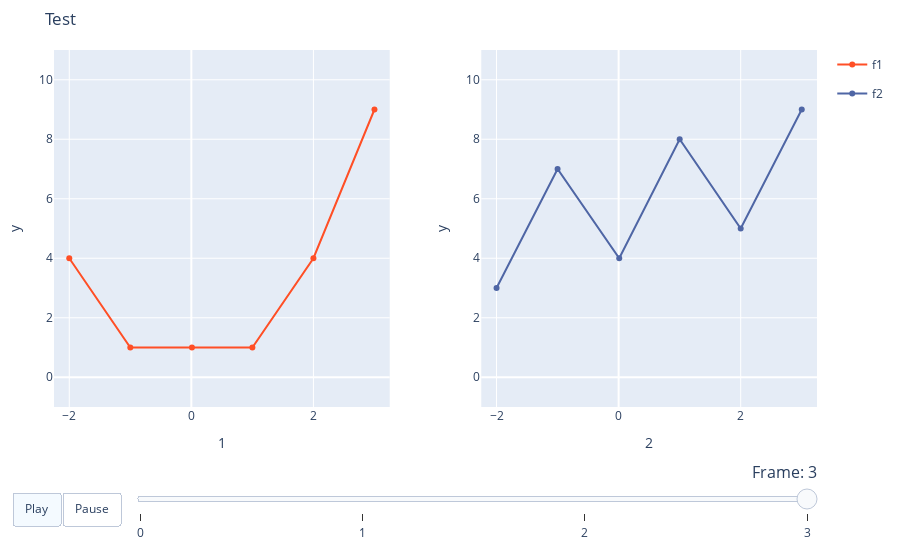

Source (notebook cell):
### Code cell
fig = dict(
    layout = dict(
        xaxis1 = {'domain': [0.0, 0.44], 'anchor': 'y1', 'title': '1', 'range': [-2.25, 3.25]},
        yaxis1 = {'domain': [0.0, 1.0], 'anchor': 'x1', 'title': 'y', 'range': [-1, 11]},
        xaxis2 = {'domain': [0.56, 1.0], 'anchor': 'y2', 'title': '2', 'range': [-2.25, 3.25]},
        yaxis2 = {'domain': [0.0, 1.0], 'anchor': 'x2', 'title': 'y', 'range': [-1, 11]},
        title  = 'Test',
        margin = {'t': 50, 'b': 50, 'l': 50, 'r': 50},
        updatemenus = [{'buttons': [{'args': [['0', '1', '2', '3'], {'frame': {'duration': 500.0, 'redraw': False}, 'fromcurrent': True, 'transition': {'duration': 0, 'easing': 'linear'}}], 'label': 'Play', 'method': 'animate'}, {'args': [[None], {'frame': {'duration': 0, 'redraw': False}, 'mode': 'immediate', 'transition': {'duration': 0}}], 'label': 'Pause', 'method': 'animate'}], 'direction': 'left', 'pad': {'r': 10, 't': 85}, 'showactive': True, 'type': 'buttons', 'x': 0.1, 'y': 0, 'xanchor': 'right', 'yanchor': 'top'}],
        sliders = [{'yanchor': 'top', 'xanchor': 'left', 'currentvalue': {'font': {'size': 16}, 'prefix': 'Frame: ', 'visible': True, 'xanchor': 'right'}, 'transition': {'duration': 500.0, 'easing': 'linear'}, 'pad': {'b': 10, 't': 50}, 'len': 0.9, 'x': 0.1, 'y': 0, 
                    'steps': [{'args': [['0'], {'frame': {'duration': 500.0, 'easing': 'linear', 'redraw': False}, 'transition': {'duration': 0, 'easing': 'linear'}}], 'label': '0', 'method': 'animate'}, 
                              {'args': [['1'], {'frame': {'duration': 500.0, 'easing': 'linear', 'redraw': False}, 'transition': {'duration': 0, 'easing': 'linear'}}], 'label': '1', 'method': 'animate'}, 
                              {'args': [['2'], {'frame': {'duration': 500.0, 'easing': 'linear', 'redraw': False}, 'transition': {'duration': 0, 'easing': 'linear'}}], 'label': '2', 'method': 'animate'},
                              {'args': [['3'], {'frame': {'duration': 500.0, 'easing': 'linear', 'redraw': False}, 'transition': {'duration': 0, 'easing': 'linear'}}], 'label': '3', 'method': 'animate'}, 
                    ]}]
    ),

    data = [
        {'type': 'scatter', 'name': 'f1', 'x': [-2.  , -1.  ,  0.01,  1.  ,  2.  ,  3.  ], 'y': [  4,   1,   1, 1,   4,   9], 'hoverinfo': 'name+text', 'marker': {'opacity': 1.0, 'symbol': 'circle', 'line': {'width': 0, 'color': 'rgba(50,50,50,0.8)'}}, 'line': {'color': 'rgba(255,79,38,1.000000)'}, 'mode': 'markers+lines', 'fillcolor': 'rgba(255,79,38,0.600000)', 'legendgroup': 'f1', 'showlegend': True, 'xaxis': 'x1', 'yaxis': 'y1'},
        {'type': 'scatter', 'name': 'f2', 'x': [-2.  , -1.  ,  0.01,  1.  ,  2.  ,  3.  ], 'y': [  2.5,   1,   1, 1,   2.5,   1], 'hoverinfo': 'name+text', 'marker': {'opacity': 1.0, 'symbol': 'circle', 'line': {'width': 0, 'color': 'rgba(50,50,50,0.8)'}}, 'line': {'color': 'rgba(79,102,165,1.000000)'}, 'mode': 'markers+lines', 'fillcolor': 'rgba(79,102,165,0.600000)', 'legendgroup': 'f2', 'showlegend': True, 'xaxis': 'x2', 'yaxis': 'y2'},
    ],

    frames = [
        {'name' : '0', 'layout' : {},
         'data': [
             {'type': 'scatter', 'name': 'f1', 'x': [-2.  , -1.  ,  0.01,  1.  ,  2.  ,  3.  ], 'y': [  5,   8,   3, 2,   4,   0], 'hoverinfo': 'name+text', 'marker': {'opacity': 1.0, 'symbol': 'circle', 'line': {'width': 0, 'color': 'rgba(50,50,50,0.8)'}}, 'line': {'color': 'rgba(255,79,38,1.000000)'}, 'mode': 'markers+lines', 'fillcolor': 'rgba(255,79,38,0.600000)', 'legendgroup': 'f1', 'showlegend': True, 'xaxis': 'x1', 'yaxis': 'y1'}, 
             {'type': 'scatter', 'name': 'f2', 'x': [-2.  , -1.  ,  0.01,  1.  ,  2.  ,  3.  ], 'y': [  3,   7,   4, 8,   5,   9], 'hoverinfo': 'name+text', 'marker': {'opacity': 1.0, 'symbol': 'circle', 'line': {'width': 0, 'color': 'rgba(50,50,50,0.8)'}}, 'line': {'color': 'rgba(79,102,165,1.000000)'}, 'mode': 'markers+lines', 'fillcolor': 'rgba(79,102,165,0.600000)', 'legendgroup': 'f2', 'showlegend': True, 'xaxis': 'x2', 'yaxis': 'y2'}],
        },

        {'name' : '1', 'layout' : {},
         'data': [
             {'type': 'scatter', 'name': 'f1', 'x': [-2.  , -1.  ,  0.01,  1.  ,  2.  ,  3.  ], 'y': [  4,   1,   1, 1,   4,   9], 'hoverinfo': 'name+text', 'marker': {'opacity': 1.0, 'symbol': 'circle', 'line': {'width': 0, 'color': 'rgba(50,50,50,0.8)'}}, 'line': {'color': 'rgba(255,79,38,1.000000)'}, 'mode': 'markers+lines', 'fillcolor': 'rgba(255,79,38,0.600000)', 'legendgroup': 'f1', 'showlegend': True, 'xaxis': 'x1', 'yaxis': 'y1'}, 
             {'type': 'scatter', 'name': 'f2', 'x': [-2.  , -1.  ,  0.01,  1.  ,  2.  ,  3.  ], 'y': [  2.5,   1,   1, 1,   2.5,   1], 'hoverinfo': 'name+text', 'marker': {'opacity': 1.0, 'symbol': 'circle', 'line': {'width': 0, 'color': 'rgba(50,50,50,0.8)'}}, 'line': {'color': 'rgba(79,102,165,1.000000)'}, 'mode': 'markers+lines', 'fillcolor': 'rgba(79,102,165,0.600000)', 'legendgroup': 'f2', 'showlegend': True, 'xaxis': 'x2', 'yaxis': 'y2'}],
        },

        {'name' : '2', 'layout' : {},
         'data': [
             {'type': 'scatter', 'name': 'f1', 'x': [-2.  , -1.  ,  0.01,  1.  ,  2.  ,  3.  ], 'y': [  5,   8,   3, 2,   4,   0], 'hoverinfo': 'name+text', 'marker': {'opacity': 1.0, 'symbol': 'circle', 'line': {'width': 0, 'color': 'rgba(50,50,50,0.8)'}}, 'line': {'color': 'rgba(255,79,38,1.000000)'}, 'mode': 'markers+lines', 'fillcolor': 'rgba(255,79,38,0.600000)', 'legendgroup': 'f1', 'showlegend': True, 'xaxis': 'x1', 'yaxis': 'y1'}, 
             {'type': 'scatter', 'name': 'f2', 'x': [-2.  , -1.  ,  0.01,  1.  ,  2.  ,  3.  ], 'y': [  3,   7,   4, 8,   5,   9], 'hoverinfo': 'name+text', 'marker': {'opacity': 1.0, 'symbol': 'circle', 'line': {'width': 0, 'color': 'rgba(50,50,50,0.8)'}}, 'line': {'color': 'rgba(79,102,165,1.000000)'}, 'mode': 'markers+lines', 'fillcolor': 'rgba(79,102,165,0.600000)', 'legendgroup': 'f2', 'showlegend': True, 'xaxis': 'x2', 'yaxis': 'y2'}],
        },

        {'name' : '3', 'layout' : {},
         'data': [
             {'type': 'scatter', 'name': 'f1', 'x': [-2.  , -1.  ,  0.01,  1.  ,  2.  ,  3.  ], 'y': [  4,   1,   1, 1,   4,   9], 'hoverinfo': 'name+text', 'marker': {'opacity': 1.0, 'symbol': 'circle', 'line': {'width': 0, 'color': 'rgba(50,50,50,0.8)'}}, 'line': {'color': 'rgba(255,79,38,1.000000)'}, 'mode': 'markers+lines', 'fillcolor': 'rgba(255,79,38,0.600000)', 'legendgroup': 'f1', 'showlegend': True, 'xaxis': 'x1', 'yaxis': 'y1'}, 
             {'type': 'scatter', 'name': 'f2', 'x': [-2.  , -1.  ,  0.01,  1.  ,  2.  ,  3.  ], 'y': [  2.5,   1,   1, 1,   2.5,   1], 'hoverinfo': 'name+text', 'marker': {'opacity': 1.0, 'symbol': 'circle', 'line': {'width': 0, 'color': 'rgba(50,50,50,0.8)'}}, 'line': {'color': 'rgba(79,102,165,1.000000)'}, 'mode': 'markers+lines', 'fillcolor': 'rgba(79,102,165,0.600000)', 'legendgroup': 'f2', 'showlegend': True, 'xaxis': 'x2', 'yaxis': 'y2'}
         ],
        }
    ]
)

fig = go.Figure(fig)
fig

### Figure 1 — Plotly figure (JSON) as saved in the notebook; plotly's stock layout.template omitted (floating-point values rounded to 4 significant figures)
{"data": [{"fillcolor": "rgba(255,79,38,0.600000)", "hoverinfo": "name+text", "legendgroup": "f1", "line": {"color": "rgba(255,79,38,1.000000)"}, "marker": {"line": {"color": "rgba(50,50,50,0.8)", "width": 0}, "opacity": 1, "symbol": "circle"}, "mode": "markers+lines", "name": "f1", "showlegend": true, "type": "scatter", "x": [-2, -1, 0.01, 1, 2, 3], "xaxis": "x", "y": [4, 1, 1, 1, 4, 9], "yaxis": "y"}, {"fillcolor": "rgba(79,102,165,0.600000)", "hoverinfo": "name+text", "legendgroup": "f2", "line": {"color": "rgba(79,102,165,1.000000)"}, "marker": {"line": {"color": "rgba(50,50,50,0.8)", "width": 0}, "opacity": 1, "symbol": "circle"}, "mode": "markers+lines", "name": "f2", "showlegend": true, "type": "scatter", "x": [-2, -1, 0.01, 1, 2, 3], "xaxis": "x2", "y": [3, 7, 4, 8, 5, 9], "yaxis": "y2"}], "layout": {"autosize": true, "margin": {"b": 50, "l": 50, "r": 50, "t": 50}, "sliders": [{"active": 3, "currentvalue": {"font": {"size": 16}, "prefix": "Frame: ", "visible": true, "xanchor": "right"}, "len": 0.9, "pad": {"b": 10, "t": 50}, "steps": [{"args": [["0"], {"frame": {"duration": 500, "easing": "linear", "redraw": false}, "transition": {"duration": 0, "easing": "linear"}}], "label": "0", "method": "animate"}, {"args": [["1"], {"frame": {"duration": 500, "easing": "linear", "redraw": false}, "transition": {"duration": 0, "easing": "linear"}}], "label": "1", "method": "animate"}, {"args": [["2"], {"frame": {"duration": 500, "easing": "linear", "redraw": false}, "transition": {"duration": 0, "easing": "linear"}}], "label": "2", "method": "animate"}, {"args": [["3"], {"frame": {"duration": 500, "easing": "linear", "redraw": false}, "transition": {"duration": 0, "easing": "linear"}}], "label": "3", "method": "animate"}], "transition": {"duration": 500, "easing": "linear"}, "x": 0.1, "xanchor": "left", "y": 0, "yanchor": "top"}], "title": {"text": "Test"}, "updatemenus": [{"buttons": [{"args": [["0", "1", "2", "3"], {"frame": {"duration": 500, "redraw": false}, "fromcurrent": true, "transition": {"duration": 0, "easing": "linear"}}], "label": "Play", "method": "animate"}, {"args": [[null], {"frame": {"duration": 0, "redraw": false}, "mode": "immediate", "transition": {"duration": 0}}], "label": "Pause", "method": "animate"}], "direction": "left", "pad": {"r": 10, "t": 85}, "showactive": true, "type": "buttons", "x": 0.1, "xanchor": "right", "y": 0, "yanchor": "top"}], "xaxis": {"anchor": "y", "domain": [0, 0.44], "range": [-2.25, 3.25], "title": {"text": "1"}, "type": "linear"}, "xaxis2": {"anchor": "y2", "domain": [0.56, 1], "range": [-2.25, 3.25], "title": {"text": "2"}, "type": "linear"}, "yaxis": {"anchor": "x", "domain": [0, 1], "range": [-1, 11], "title": {"text": "y"}, "type": "linear"}, "yaxis2": {"anchor": "x2", "domain": [0, 1], "range": [-1, 11], "title": {"text": "y"}, "type": "linear"}}}
